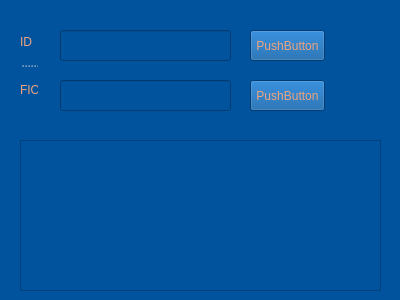
<?xml version="1.0" encoding="UTF-8"?>
<ui version="4.0">
 <class>Form</class>
 <widget class="QWidget" name="Form">
  <property name="geometry">
   <rect>
    <x>0</x>
    <y>0</y>
    <width>400</width>
    <height>300</height>
   </rect>
  </property>
  <property name="minimumSize">
   <size>
    <width>400</width>
    <height>300</height>
   </size>
  </property>
  <property name="maximumSize">
   <size>
    <width>400</width>
    <height>300</height>
   </size>
  </property>
  <property name="windowTitle">
   <string>Form</string>
  </property>
  <property name="styleSheet">
   <string notr="true">background-color: rgb(2, 83, 157)</string>
  </property>
  <widget class="QLineEdit" name="leID">
   <property name="geometry">
    <rect>
     <x>60</x>
     <y>30</y>
     <width>171</width>
     <height>31</height>
    </rect>
   </property>
   <property name="styleSheet">
    <string notr="true">color: rgb(238, 164, 127)</string>
   </property>
  </widget>
  <widget class="QLineEdit" name="lineEdit_2">
   <property name="geometry">
    <rect>
     <x>60</x>
     <y>80</y>
     <width>171</width>
     <height>31</height>
    </rect>
   </property>
   <property name="styleSheet">
    <string notr="true">color: rgb(238, 164, 127)</string>
   </property>
  </widget>
  <widget class="QPushButton" name="pushButton">
   <property name="geometry">
    <rect>
     <x>250</x>
     <y>30</y>
     <width>75</width>
     <height>31</height>
    </rect>
   </property>
   <property name="styleSheet">
    <string notr="true">color: rgb(238, 164, 127)</string>
   </property>
   <property name="text">
    <string>PushButton</string>
   </property>
  </widget>
  <widget class="QPushButton" name="pushButton_2">
   <property name="geometry">
    <rect>
     <x>250</x>
     <y>80</y>
     <width>75</width>
     <height>31</height>
    </rect>
   </property>
   <property name="styleSheet">
    <string notr="true">color: rgb(238, 164, 127)</string>
   </property>
   <property name="text">
    <string>PushButton</string>
   </property>
  </widget>
  <widget class="QTableWidget" name="tableWidget">
   <property name="geometry">
    <rect>
     <x>20</x>
     <y>140</y>
     <width>361</width>
     <height>151</height>
    </rect>
   </property>
   <property name="styleSheet">
    <string notr="true">color: rgb(238, 164, 127)</string>
   </property>
  </widget>
  <widget class="QSplitter" name="splitter">
   <property name="geometry">
    <rect>
     <x>20</x>
     <y>20</y>
     <width>18</width>
     <height>91</height>
    </rect>
   </property>
   <property name="orientation">
    <enum>Qt::Vertical</enum>
   </property>
   <widget class="QLabel" name="lbID">
    <property name="styleSheet">
     <string notr="true">color: rgb(238, 164, 127)</string>
    </property>
    <property name="text">
     <string>ID</string>
    </property>
   </widget>
   <widget class="QLabel" name="lbFIO">
    <property name="styleSheet">
     <string notr="true">color: rgb(238, 164, 127)</string>
    </property>
    <property name="text">
     <string>FIO</string>
    </property>
   </widget>
  </widget>
 </widget>
 <resources/>
 <connections/>
</ui>
